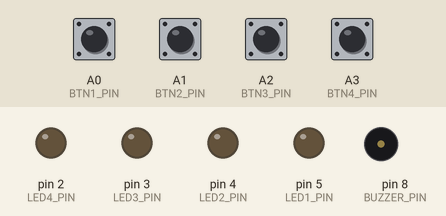
Simulated run of this sketch. Board: Arduino Uno, built with avr-gcc and run on an emulated ATmega328P. Parts: output pins drawn as LEDs (lit = HIGH), buzzer (waves = sounding). Dashed ring = blinking. The test bench sets the inputs (shaded band); at power-on: A0 (BTN1_PIN), A1 (BTN2_PIN), A2 (BTN3_PIN), A3 (BTN4_PIN) HIGH. Random numbers use the default seed unless the sketch sets one.

Above: at 1.7 s.
1.8 s: A0 (BTN1_PIN) pulled LOW for 0.15 s
At 3.7 s:
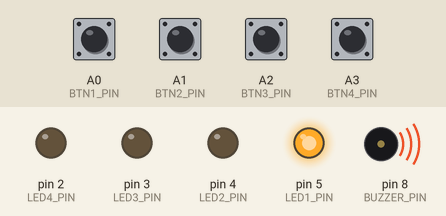
4.9 s: A1 (BTN2_PIN) pulled LOW for 0.15 s
At 5.27 s:
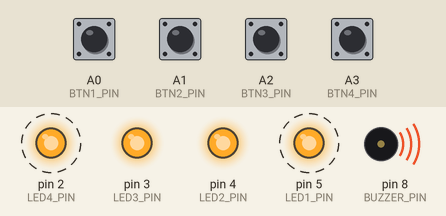
7.9 s: A3 (BTN4_PIN) pulled LOW for 1 s
At 10.18 s:
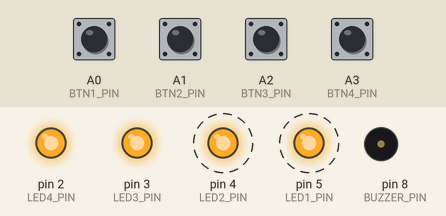
11.9 s: A0 (BTN1_PIN) pulled LOW for 1 s
At 16.2 s:
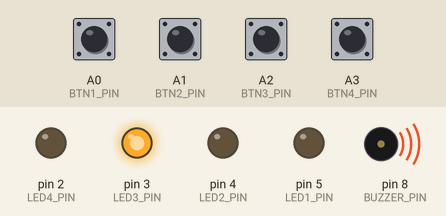
Timing chart, 0 to 17.9 s (numbered marks = the images above; inputs shaded):
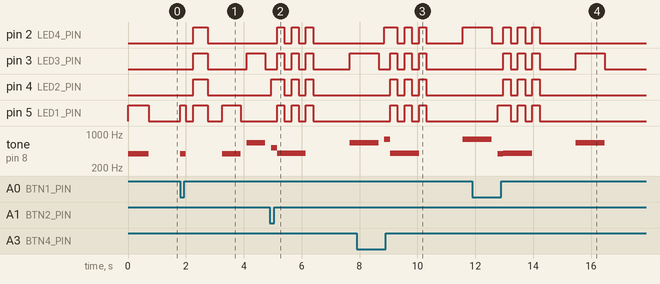

The sketch:

simon.ino
```cpp
/*
 This sketch is based on A Simple Simon Says Game by Arduino_Scuola (see https://create.arduino.cc/projecthub/Arduino_Scuola/a-simple-simon-says-game-25ba99)

  There are five buttons connected to A0, A1, A2 and A3.
  The buttons are used to insert the sequence.
  There is a piezo buzzer on pin 8.

  When a wrong sequence is inserted all the leds will blink for three time very fast otherwhise the
  inserted sequence is correct.

  Hardware needed:
  4x pushbuttons
  1x Blue led
  1x Yellow led
  1x Red led
  1x Green Led
  4x 1k resistors
  4x 10k resisors
  jumpers
  1x Piezo buzzer

*/

#define LED1_PIN 5
#define LED2_PIN 4
#define LED3_PIN 3
#define LED4_PIN 2

#define BTN1_PIN A0
#define BTN2_PIN A1
#define BTN3_PIN A2
#define BTN4_PIN A3

#define BUZZER_PIN 8


const int MAX_LEVEL = 100;
int sequence[MAX_LEVEL];
int your_sequence[MAX_LEVEL];
int notes[6];

int level = 1;

int velocity = 700;

void setup() {
  randomSeed(millis());

  pinMode(BTN1_PIN, INPUT);
  pinMode(BTN2_PIN, INPUT);
  pinMode(BTN3_PIN, INPUT);
  pinMode(BTN4_PIN, INPUT);

  pinMode(LED1_PIN, OUTPUT);
  pinMode(LED2_PIN, OUTPUT);
  pinMode(LED3_PIN, OUTPUT);
  pinMode(LED4_PIN, OUTPUT);

  notes[LED1_PIN] = 392;
  notes[LED2_PIN] = 523;
  notes[LED3_PIN] = 659;
  notes[LED4_PIN] = 784;

  turn_leds_off();
  Serial.begin(9600); // for debugging purposes
}

void loop()
{
  if (level == 1) generate_sequence(); // can't put it in setup because it will run only once, thus it would always use the same sequence
  show_sequence();
  get_sequence();
}

void turn_leds_on()
{
  digitalWrite(LED1_PIN, HIGH);
  digitalWrite(LED2_PIN, HIGH);
  digitalWrite(LED3_PIN, HIGH);
  digitalWrite(LED4_PIN, HIGH);
}

void turn_leds_off()
{
  digitalWrite(LED1_PIN, LOW);
  digitalWrite(LED2_PIN, LOW);
  digitalWrite(LED3_PIN, LOW);
  digitalWrite(LED4_PIN, LOW);
}

void shine_led(int led_number, int duration)
{
  digitalWrite(led_number, HIGH);
  tone(BUZZER_PIN, notes[led_number]);
  delay(duration);
  digitalWrite(led_number, LOW);
  noTone(BUZZER_PIN);
}


void show_sequence()
{
  turn_leds_off();

  for (int i = 0; i < level; i++)
  {
    shine_led(sequence[i], velocity);
    delay(200);
  }
}

void get_sequence()
{
  int pressed = 0; // whether you pressed a button
  int input = 0;
  for (int i = 0; i < level; i++)
  {
    while(pressed == 0)
    {
      if (digitalRead(BTN1_PIN) == LOW)
      {
        pressed = 1;
        shine_led(LED1_PIN, 200);
        your_sequence[i] = LED1_PIN;
      }

      if (digitalRead(BTN2_PIN) == LOW)
      {
        pressed = 1;
        shine_led(LED2_PIN, 200);
        your_sequence[i] = LED2_PIN;
      }

      if (digitalRead(BTN3_PIN) == LOW)
      {
        pressed = 1;
        shine_led(LED3_PIN, 200);
        your_sequence[i] = LED3_PIN;
      }

      if (digitalRead(BTN4_PIN) == LOW)
      {
        pressed = 1;
        shine_led(LED4_PIN, 200);
        your_sequence[i] = LED4_PIN;
      }
    }
    pressed = 0;

    if (your_sequence[i] != sequence[i])
    {
      wrong_sequence();
      return;
    }
  }
  right_sequence();
}

void generate_sequence()
{
  for (int i = 0; i < MAX_LEVEL; i++)
    sequence[i] = random(2,6);
}

void wrong_sequence()
{
  tone(BUZZER_PIN, 400, 1000);
  for (int i = 0; i < 3; i++)
  {
    turn_leds_on();
    delay(250);
    turn_leds_off();
    delay(250);
  }
  delay(1000);

  level = 1;
  velocity = 1000;
}

void right_sequence()
{
  turn_leds_off();
  delay(250);

  turn_leds_on();
  delay(500);

  turn_leds_off();
  delay(500);

  if (level < MAX_LEVEL) level++;

  velocity -= 50; // increase difficulty
}
```

Measured:
- after the input at 1.8 s, pin 2 (LED4_PIN): LOW → HIGH after 0.45 s, → LOW 0.50 s later; pin 3 (LED3_PIN): LOW → HIGH after 0.45 s, → LOW 0.50 s later, → HIGH 1.4 s later, → LOW 0.65 s later
- after the input at 4.9 s, pin 2 (LED4_PIN): alternates HIGH for 0.25 s and LOW for 0.25 s, 6 changes in all, then stays LOW, starting after 0.25 s; pin 3 (LED3_PIN): LOW → HIGH after 0.25 s, then repeats every 0.50 s: LOW 0.25 s, HIGH 0.25 s
- after the input at 7.9 s, pin 2 (LED4_PIN): LOW → HIGH after 0.96 s, then repeats every 0.50 s: LOW 0.25 s, HIGH 0.25 s; pin 4 (LED2_PIN), pin 5 (LED1_PIN): alternates HIGH for 0.25 s and LOW for 0.25 s, 6 changes in all, then stays LOW, starting after 1.2 s
- after the input at 11.9 s, pin 3 (LED3_PIN): LOW → HIGH after 1.1 s, → LOW 0.25 s later, → HIGH 0.25 s later, → LOW 0.25 s later, … (8 changes in this stretch); pin 4 (LED2_PIN): alternates HIGH for 0.25 s and LOW for 0.25 s, 6 changes in all, then stays LOW, starting after 1.1 s
